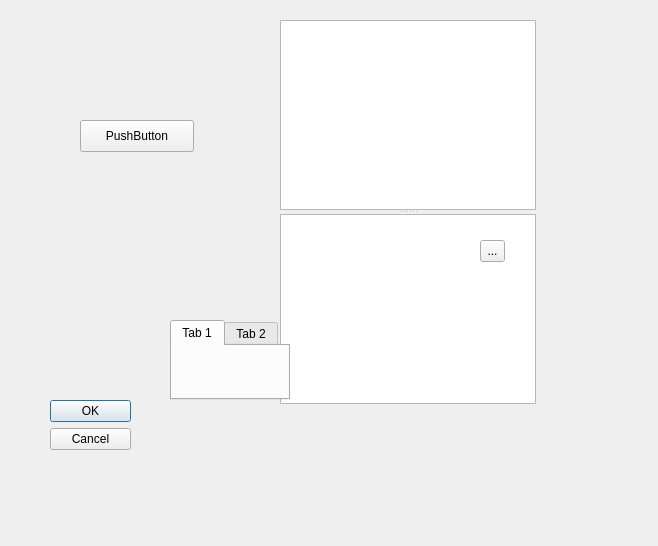
<?xml version="1.0" encoding="UTF-8"?>
<ui version="4.0">
 <class>Dialog</class>
 <widget class="QDialog" name="Dialog">
  <property name="geometry">
   <rect>
    <x>0</x>
    <y>0</y>
    <width>658</width>
    <height>546</height>
   </rect>
  </property>
  <property name="windowTitle">
   <string>Dialog</string>
  </property>
  <widget class="QDialogButtonBox" name="buttonBox">
   <property name="geometry">
    <rect>
     <x>50</x>
     <y>400</y>
     <width>81</width>
     <height>71</height>
    </rect>
   </property>
   <property name="orientation">
    <enum>Qt::Vertical</enum>
   </property>
   <property name="standardButtons">
    <set>QDialogButtonBox::Cancel|QDialogButtonBox::Ok</set>
   </property>
  </widget>
  <widget class="QPushButton" name="pushButton">
   <property name="geometry">
    <rect>
     <x>80</x>
     <y>120</y>
     <width>114</width>
     <height>32</height>
    </rect>
   </property>
   <property name="text">
    <string>PushButton</string>
   </property>
  </widget>
  <widget class="QToolButton" name="toolButton">
   <property name="geometry">
    <rect>
     <x>480</x>
     <y>240</y>
     <width>25</width>
     <height>22</height>
    </rect>
   </property>
   <property name="text">
    <string>...</string>
   </property>
  </widget>
  <widget class="QWidget" name="gridLayoutWidget">
   <property name="geometry">
    <rect>
     <x>40</x>
     <y>90</y>
     <width>160</width>
     <height>80</height>
    </rect>
   </property>
   <layout class="QGridLayout" name="gridLayout"/>
  </widget>
  <widget class="QTabWidget" name="tabWidget">
   <property name="geometry">
    <rect>
     <x>170</x>
     <y>320</y>
     <width>120</width>
     <height>80</height>
    </rect>
   </property>
   <widget class="QWidget" name="tab">
    <attribute name="title">
     <string>Tab 1</string>
    </attribute>
   </widget>
   <widget class="QWidget" name="tab_2">
    <attribute name="title">
     <string>Tab 2</string>
    </attribute>
   </widget>
  </widget>
  <widget class="QSplitter" name="splitter">
   <property name="geometry">
    <rect>
     <x>280</x>
     <y>20</y>
     <width>256</width>
     <height>384</height>
    </rect>
   </property>
   <property name="orientation">
    <enum>Qt::Vertical</enum>
   </property>
   <widget class="QColumnView" name="columnView"/>
   <widget class="QTreeView" name="treeView"/>
  </widget>
  <zorder>columnView</zorder>
  <zorder>buttonBox</zorder>
  <zorder>pushButton</zorder>
  <zorder>toolButton</zorder>
  <zorder>treeView</zorder>
  <zorder>gridLayoutWidget</zorder>
  <zorder>tabWidget</zorder>
 </widget>
 <resources/>
 <connections>
  <connection>
   <sender>buttonBox</sender>
   <signal>accepted()</signal>
   <receiver>Dialog</receiver>
   <slot>accept()</slot>
   <hints>
    <hint type="sourcelabel">
     <x>50</x>
     <y>470</y>
    </hint>
    <hint type="destinationlabel">
     <x>157</x>
     <y>274</y>
    </hint>
   </hints>
  </connection>
  <connection>
   <sender>buttonBox</sender>
   <signal>rejected()</signal>
   <receiver>Dialog</receiver>
   <slot>reject()</slot>
   <hints>
    <hint type="sourcelabel">
     <x>76</x>
     <y>470</y>
    </hint>
    <hint type="destinationlabel">
     <x>286</x>
     <y>274</y>
    </hint>
   </hints>
  </connection>
 </connections>
</ui>
